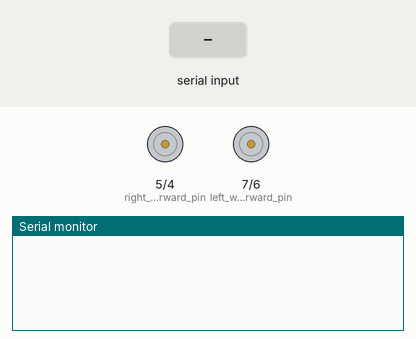
Recording of a sketch running on a simulated Arduino Uno, built with avr-gcc and run on an emulated ATmega328P. On the bench: motor-driver pin pairs drawn as motors (green arrow = first pin HIGH = forward, orange = second pin HIGH = backward, longer = more drive), the last lines printed to the serial monitor. The test bench sets the inputs (shaded band).

Above: at 1.2 s.
1.3 s: "forward" received over the second serial link
At 2.2 s:
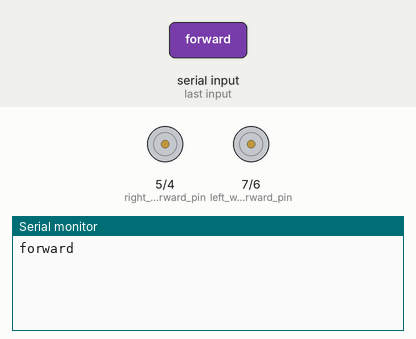
2.8 s: "backward" received over the second serial link
At 3.7 s:
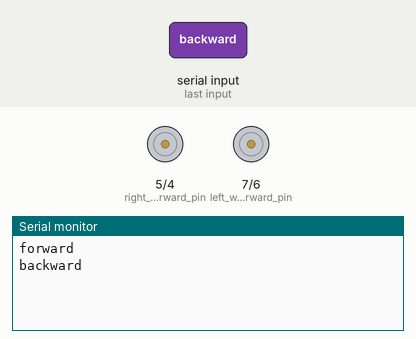
4.3 s: "left" received over the second serial link
At 5.5 s:
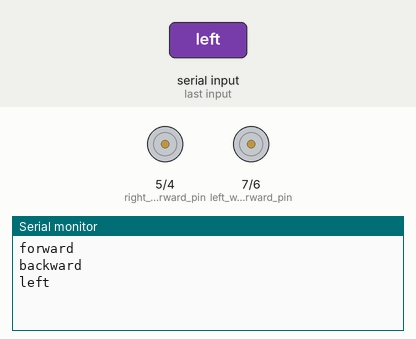
5.8 s: "right" received over the second serial link
At 7.3 s:
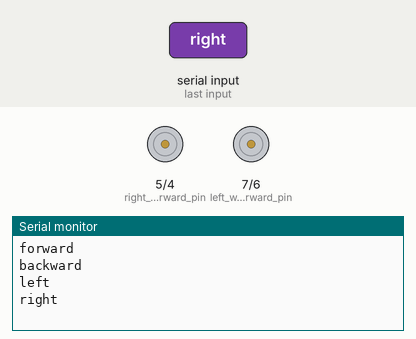

Measured:
- after the input at 1.3 s, the serial monitor: prints a new line after 0.07 s (image 1)
- after the input at 2.8 s, the serial monitor: prints a new line after 0.08 s (image 2)
- after the input at 4.3 s, the serial monitor: prints a new line at once (image 3)
- after the input at 5.8 s, the serial monitor: prints a new line after 0.05 s (image 4)

The sketch:

car_with_bluetooth_voice_control.ino
```cpp
/* This script is used to control a car using voice commands.
You will need to download the voice control application on your phone to send data to the Arduino via bluetooth.
The voice commands are converted to lower case and then compared to the known commands.
If a command is matched, the corresponding action takes place. */


#include <SoftwareSerial.h>

SoftwareSerial my_bluetooth(10, 11);  // pass the bluetooth pins
String voice_command;                 // variable to hold the string-equivalent voice command

int left_wheel_forward_pin = 7;
int left_wheel_backward_pin = 6;
int right_wheel_forward_pin = 5;
int right_wheel_backward_pin = 4;


void setup() {
  Serial.begin(9600);        // initialize the serial communication
  my_bluetooth.begin(9600);  // initialize the bluetooth communication

  pinMode(left_wheel_forward_pin, OUTPUT);
  pinMode(left_wheel_backward_pin, OUTPUT);
  pinMode(right_wheel_forward_pin, OUTPUT);
  pinMode(right_wheel_backward_pin, OUTPUT);
}


void loop() {
  while (my_bluetooth.available()) {  // check if there is an available byte to read
    delay(10);                        // delay added to make thing stable # do not delete this line
    char c = my_bluetooth.read();
    voice_command += c;  // build the string by adding each character - "forward", "reverse", "left" and "right"
  }

  // stop all motors before changing direction
  digitalWrite(left_wheel_forward_pin, LOW);
  digitalWrite(left_wheel_backward_pin, LOW);
  digitalWrite(right_wheel_forward_pin, LOW);
  digitalWrite(right_wheel_backward_pin, LOW);

  if (voice_command.length() > 0) {  // if the command is ready
    voice_command.toLowerCase();     // convert the string to lowercase
    Serial.println(voice_command);

    if (voice_command == "forward") {
      digitalWrite(left_wheel_forward_pin, HIGH);
      digitalWrite(right_wheel_forward_pin, HIGH);
    } else if (voice_command == "backward") {
      digitalWrite(left_wheel_backward_pin, HIGH);
      digitalWrite(right_wheel_backward_pin, HIGH);
    } else if (voice_command == "left") {
      digitalWrite(left_wheel_backward_pin, HIGH);
      digitalWrite(right_wheel_forward_pin, HIGH);
    } else if (voice_command == "right") {
      digitalWrite(left_wheel_forward_pin, HIGH);
      digitalWrite(right_wheel_backward_pin, HIGH);
    } else {
      digitalWrite(left_wheel_forward_pin, LOW);
      digitalWrite(left_wheel_backward_pin, LOW);
      digitalWrite(right_wheel_forward_pin, LOW);
      digitalWrite(right_wheel_backward_pin, LOW);
    }
  }
  voice_command = "";  // reset the voice string
}
```
